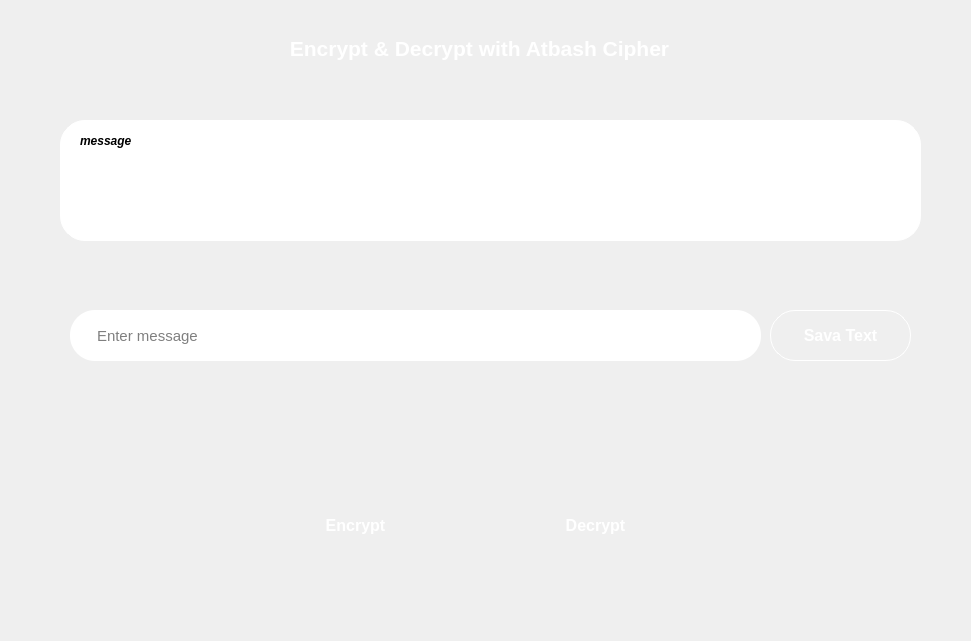
   <widget class="QWidget" name="atbash_window" native="true">
    <property name="geometry">
     <rect>
      <x>330</x>
      <y>10</y>
      <width>971</width>
      <height>641</height>
     </rect>
    </property>
    <property name="styleSheet">
     <string notr="true"> background: qlineargradient(
        x1:0, y1:0, x2:0, y2:1, 
        stop:0 #1995AD, 
        stop:1 #022932
    );
border-radius:25px;</string>
    </property>
    <widget class="QLabel" name="label_4">
     <property name="geometry">
      <rect>
       <x>234</x>
       <y>30</y>
       <width>491</width>
       <height>36</height>
      </rect>
     </property>
     <property name="font">
      <font>
       <pointsize>16</pointsize>
       <bold>true</bold>
      </font>
     </property>
     <property name="styleSheet">
      <string notr="true">color:white;
background:transparent;</string>
     </property>
     <property name="text">
      <string>Encrypt &amp; Decrypt with Atbash Cipher</string>
     </property>
     <property name="alignment">
      <set>Qt::AlignmentFlag::AlignCenter</set>
     </property>
    </widget>
    <widget class="QLabel" name="atbash_output">
     <property name="geometry">
      <rect>
       <x>60</x>
       <y>120</y>
       <width>861</width>
       <height>121</height>
      </rect>
     </property>
     <property name="font">
      <font>
       <pointsize>16</pointsize>
       <bold>true</bold>
      </font>
     </property>
     <property name="styleSheet">
      <string notr="true">background:white;
border:1px solid white;</string>
     </property>
     <property name="text">
      <string/>
     </property>
     <property name="margin">
      <number>25</number>
     </property>
    </widget>
    <widget class="QLineEdit" name="atbash_input">
     <property name="geometry">
      <rect>
       <x>70</x>
       <y>310</y>
       <width>691</width>
       <height>51</height>
      </rect>
     </property>
     <property name="font">
      <font>
       <pointsize>11</pointsize>
      </font>
     </property>
     <property name="styleSheet">
      <string notr="true">background:white;
padding-left:25px;
</string>
     </property>
     <property name="alignment">
      <set>Qt::AlignmentFlag::AlignLeading|Qt::AlignmentFlag::AlignLeft|Qt::AlignmentFlag::AlignVCenter</set>
     </property>
     <property name="placeholderText">
      <string>Enter message</string>
     </property>
    </widget>
    <widget class="QPushButton" name="atbash_encrypt">
     <property name="geometry">
      <rect>
       <x>270</x>
       <y>500</y>
       <width>171</width>
       <height>51</height>
      </rect>
     </property>
     <property name="font">
      <font>
       <pointsize>12</pointsize>
       <bold>true</bold>
      </font>
     </property>
     <property name="styleSheet">
      <string notr="true">#atbash_encrypt {
   color: white;
    font-weight: bold;
    border: none;
    border-radius: 25px;
    padding: 8px 16px;
    background: qlineargradient(
        x1:0, y1:0, x2:0, y2:1,
        stop:0 #4CAF50, 
        stop:1 #2E7D32   );
}

#encrypt:pressed {
    background: white;
    color: #2c6df7;
    border: 1px solid #2c6df7;
}
</string>
     </property>
     <property name="text">
      <string>Encrypt</string>
     </property>
    </widget>
    <widget class="QPushButton" name="atbash_decrypt">
     <property name="geometry">
      <rect>
       <x>510</x>
       <y>500</y>
       <width>171</width>
       <height>51</height>
      </rect>
     </property>
     <property name="font">
      <font>
       <pointsize>12</pointsize>
       <bold>true</bold>
      </font>
     </property>
     <property name="styleSheet">
      <string notr="true">#atbash_decrypt {
    color: white;
    font-weight: bold;
    border: none;
    border-radius: 25px;
    padding: 8px 16px;
    background: qlineargradient(
        x1:0, y1:0, x2:0, y2:1,
        stop:0 #f44336, 
        stop:1 #c62828  
    );
}

#atbash_decrypt:pressed {
    background: white;
    color: #2c6df7;
    border: 1px solid #2c6df7;
}
</string>
     </property>
     <property name="text">
      <string>Decrypt</string>
     </property>
    </widget>
    <widget class="QLabel" name="label_5">
     <property name="geometry">
      <rect>
       <x>80</x>
       <y>130</y>
       <width>111</width>
       <height>21</height>
      </rect>
     </property>
     <property name="font">
      <font>
       <italic>true</italic>
       <bold>true</bold>
      </font>
     </property>
     <property name="styleSheet">
      <string notr="true">background:transparent;</string>
     </property>
     <property name="text">
      <string>message</string>
     </property>
    </widget>
    <widget class="QPushButton" name="atbash_save">
     <property name="geometry">
      <rect>
       <x>770</x>
       <y>310</y>
       <width>141</width>
       <height>51</height>
      </rect>
     </property>
     <property name="font">
      <font>
       <pointsize>12</pointsize>
       <bold>true</bold>
      </font>
     </property>
     <property name="styleSheet">
      <string notr="true">#atbash_save {
    color: white;
    font-weight: bold;
    border: 1px solid white;
    border-radius: 25px;
    padding: 8px 16px;
    background: qlineargradient(
        x1:0, y1:0, x2:0, y2:1,
        stop:0 #6a11cb,
        stop:1 #2575fc
    );
}

#atbash_save:pressed {
    background: white;
    color: #2c6df7;
    border: 1px solid #2c6df7;
}
</string>
     </property>
     <property name="text">
      <string>Sava Text</string>
     </property>
    </widget>
   </widget>
